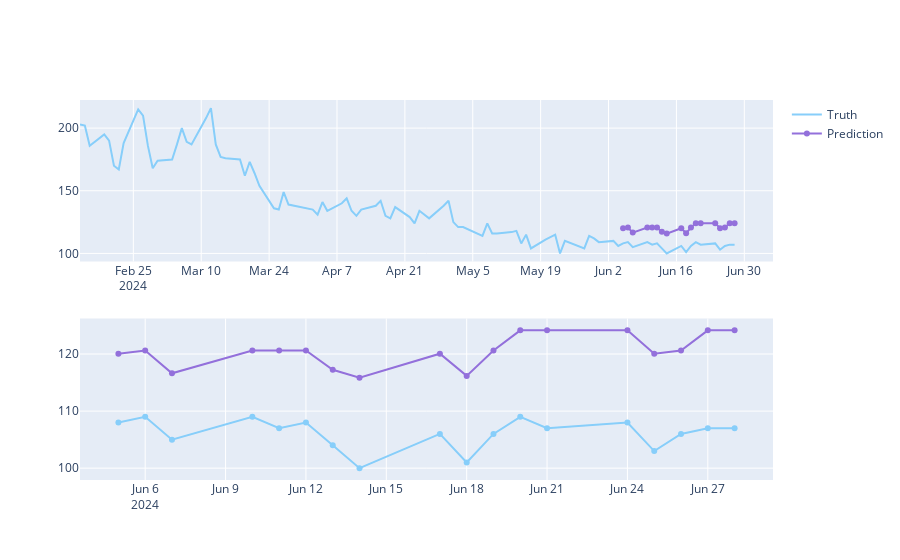

The notebook cell saved with this chart:
### Code cell
predicted_prices = ohlc.loc[test_split_idx+1:].copy()
predicted_prices['Close'] = y_pred

fig = make_subplots(rows=2, cols=1)
fig.add_trace(go.Scatter(x=ohlc.Date, y=ohlc.Close,
                         name='Truth',
                         marker_color='LightSkyBlue'), row=1, col=1)

fig.add_trace(go.Scatter(x=predicted_prices.Date,
                         y=predicted_prices.Close,
                         name='Prediction',
                         marker_color='MediumPurple'), row=1, col=1)

fig.add_trace(go.Scatter(x=predicted_prices.Date,
                         y=y_test,
                         name='Truth',
                         marker_color='LightSkyBlue',
                         showlegend=False), row=2, col=1)

fig.add_trace(go.Scatter(x=predicted_prices.Date,
                         y=y_pred,
                         name='Prediction',
                         marker_color='MediumPurple',
                         showlegend=False), row=2, col=1)

fig.show()

### Figure 1 — Plotly figure (JSON) as saved in the notebook; plotly's stock layout.template omitted (floating-point values rounded to 4 significant figures)
{"data": [{"marker": {"color": "LightSkyBlue"}, "name": "Truth", "type": "scatter", "x": ["2024-02-14", "2024-02-15", "2024-02-16", "2024-02-19", "2024-02-20", "2024-02-21", "2024-02-22", "2024-02-23", "2024-02-26", "2024-02-27", "2024-02-28", "2024-02-29", "2024-03-01", "2024-03-04", "2024-03-05", "2024-03-06", "2024-03-07", "2024-03-08", "2024-03-11", "2024-03-12", "2024-03-13", "2024-03-14", "2024-03-15", "2024-03-18", "2024-03-19", "2024-03-20", "2024-03-21", "2024-03-22", "2024-03-25", "2024-03-26", "2024-03-27", "2024-03-28", "2024-04-02", "2024-04-03", "2024-04-04", "2024-04-05", "2024-04-08", "2024-04-09", "2024-04-10", "2024-04-11", "2024-04-12", "2024-04-15", "2024-04-16", "2024-04-17", "2024-04-18", "2024-04-19", "2024-04-22", "2024-04-23", "2024-04-24", "2024-04-25", "2024-04-26", "2024-04-29", "2024-04-30", "2024-05-01", "2024-05-02", "2024-05-03", "2024-05-07", "2024-05-08", "2024-05-09", "2024-05-10", "2024-05-13", "2024-05-14", "2024-05-15", "2024-05-16", "2024-05-17", "2024-05-20", "2024-05-21", "2024-05-22", "2024-05-23", "2024-05-24", "2024-05-28", "2024-05-29", "2024-05-30", "2024-05-31", "2024-06-03", "2024-06-04", "2024-06-05", "2024-06-06", "2024-06-07", "2024-06-10", "2024-06-11", "2024-06-12", "2024-06-13", "2024-06-14", "2024-06-17", "2024-06-18", "2024-06-19", "2024-06-20", "2024-06-21", "2024-06-24", "2024-06-25", "2024-06-26", "2024-06-27", "2024-06-28"], "xaxis": "x", "y": [203, 202, 186, 195, 190, 170, 167, 188, 215, 210, 186, 168, 174, 175, 187, 200, 189, 187, 208, 216, 187, 177, 176, 175, 162, 173, 164, 154, 136, 135, 149, 139, 135, 131, 141, 134, 140, 144, 134, 130, 135, 138, 142, 130, 128, 137, 129, 124, 134, 131, 128, 138, 142, 125, 121, 121, 114, 124, 116, 116, 117, 118, 108, 115, 104, 111, 113, 115, 100, 110, 104, 114, 112, 109, 110, 106, 108, 109, 105, 109, 107, 108, 104, 100, 106, 101, 106, 109, 107, 108, 103, 106, 107, 107], "yaxis": "y"}, {"marker": {"color": "MediumPurple"}, "name": "Prediction", "type": "scatter", "x": ["2024-06-05", "2024-06-06", "2024-06-07", "2024-06-10", "2024-06-11", "2024-06-12", "2024-06-13", "2024-06-14", "2024-06-17", "2024-06-18", "2024-06-19", "2024-06-20", "2024-06-21", "2024-06-24", "2024-06-25", "2024-06-26", "2024-06-27", "2024-06-28"], "xaxis": "x", "y": [120.1, 120.6, 116.6, 120.6, 120.6, 120.6, 117.2, 115.8, 120.1, 116.2, 120.6, 124.2, 124.2, 124.2, 120.1, 120.6, 124.2, 124.2], "yaxis": "y"}, {"marker": {"color": "LightSkyBlue"}, "name": "Truth", "showlegend": false, "type": "scatter", "x": ["2024-06-05", "2024-06-06", "2024-06-07", "2024-06-10", "2024-06-11", "2024-06-12", "2024-06-13", "2024-06-14", "2024-06-17", "2024-06-18", "2024-06-19", "2024-06-20", "2024-06-21", "2024-06-24", "2024-06-25", "2024-06-26", "2024-06-27", "2024-06-28"], "xaxis": "x2", "y": [108, 109, 105, 109, 107, 108, 104, 100, 106, 101, 106, 109, 107, 108, 103, 106, 107, 107], "yaxis": "y2"}, {"marker": {"color": "MediumPurple"}, "name": "Prediction", "showlegend": false, "type": "scatter", "x": ["2024-06-05", "2024-06-06", "2024-06-07", "2024-06-10", "2024-06-11", "2024-06-12", "2024-06-13", "2024-06-14", "2024-06-17", "2024-06-18", "2024-06-19", "2024-06-20", "2024-06-21", "2024-06-24", "2024-06-25", "2024-06-26", "2024-06-27", "2024-06-28"], "xaxis": "x2", "y": [120.1, 120.6, 116.6, 120.6, 120.6, 120.6, 117.2, 115.8, 120.1, 116.2, 120.6, 124.2, 124.2, 124.2, 120.1, 120.6, 124.2, 124.2], "yaxis": "y2"}], "layout": {"xaxis": {"anchor": "y", "domain": [0, 1]}, "xaxis2": {"anchor": "y2", "domain": [0, 1]}, "yaxis": {"anchor": "x", "domain": [0.575, 1]}, "yaxis2": {"anchor": "x2", "domain": [0, 0.425]}}}
